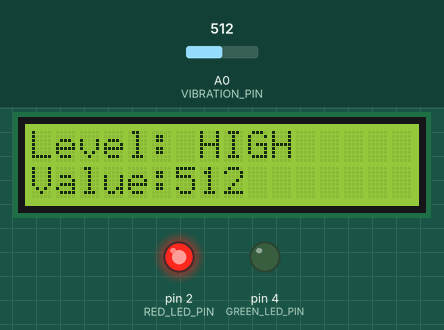
Recording of a sketch running on a simulated Arduino Uno, built with avr-gcc and run on an emulated ATmega328P. On the bench: 16×2 character LCD, output pins drawn as LEDs (lit = HIGH). Inputs (shaded band) come from the test bench; at power-on: A0 (VIBRATION_PIN) = 512. What the sketch prints to the serial monitor is not drawn.

Above: at 1.4 s.
1.5 s: A0 (VIBRATION_PIN) set to 88
3.0 s: A0 (VIBRATION_PIN) set to 75
At 4.3 s:
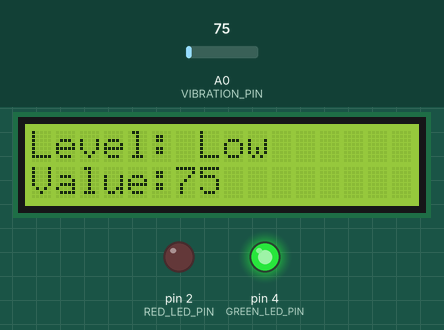
4.6 s: A0 (VIBRATION_PIN) set to 122
At 5.7 s:
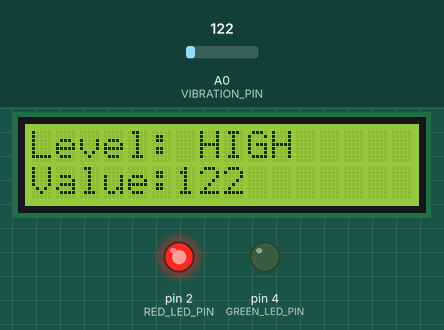
6.2 s: A0 (VIBRATION_PIN) set to 40
At 7.2 s:
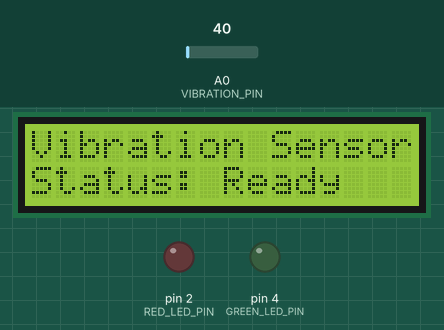
Timing chart, 0 to 8.7 s (numbered marks = the images above; inputs shaded):
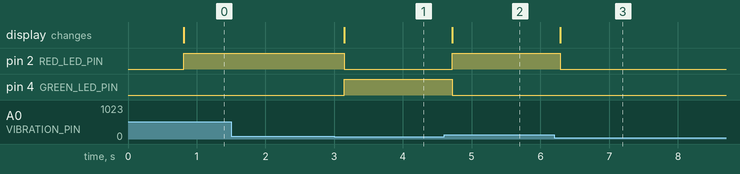

The sketch:

sketch_nov11b_IEEE.ino
```cpp
#include <Wire.h>
#include <LiquidCrystal_I2C.h>

// --- I2C LCD CONFIGURATION ---
// Change address if your module uses a different one (0x27 is common)
const int I2C_ADDR = 0x27;
const int LCD_COLS = 16;
const int LCD_ROWS = 2;
LiquidCrystal_I2C lcd(I2C_ADDR, LCD_COLS, LCD_ROWS);

// --- PIEZO SENSOR CONFIGURATION ---
const int VIBRATION_PIN = A0; // A0

// --- LED PINS ---
const int GREEN_LED_PIN = 4;
const int RED_LED_PIN   = 2;

// --- THRESHOLDS (tweak these if needed) ---
const int NOISE_THRESHOLD = 50;          // below = calm (noise)
const int HIGH_VIBRATION_THRESHOLD = 80; // above = high vibration

// --- SAMPLING / DEBOUNCE ---
const unsigned int SAMPLE_COUNT = 30;       // number of quick samples per check
const unsigned long SAMPLE_WINDOW_MS = 30;  // approx total time to sample
const unsigned long STATE_HOLD_MS = 600;    // minimum ms to hold a state before allowing change

// Use safe enum names to avoid conflict with Arduino LOW/HIGH macros
enum VibeState { STATE_CALM, STATE_LOW, STATE_HIGH };

VibeState currentState = STATE_CALM;
unsigned long lastStateChange = 0;

void setup() {
  Serial.begin(9600);

  // LCD init
  lcd.init();
  lcd.backlight();

  // LED pins
  pinMode(GREEN_LED_PIN, OUTPUT);
  pinMode(RED_LED_PIN, OUTPUT);
  digitalWrite(GREEN_LED_PIN, LOW);
  digitalWrite(RED_LED_PIN, LOW);

  // Initial display: Calm/ready
  showReady();
  currentState = STATE_CALM;
  lastStateChange = millis();

  // NOTE: For best results add a pull-down resistor 100kΩ - 1MΩ from A0 to GND
  // This prevents the analog pin from floating when the sensor is idle.
}

int readPeak(int samples, unsigned long windowMs) {
  unsigned long start = millis();
  int peak = 0;
  for (int i = 0; i < samples; ++i) {
    int val = analogRead(VIBRATION_PIN);
    if (val > peak) peak = val;

    // small delay to spread samples in the sampling window
    unsigned long elapsed = millis() - start;
    unsigned long targetElapsed = (windowMs * (unsigned long)(i + 1)) / (unsigned long)samples;
    if (elapsed < targetElapsed) {
      // Sleep very briefly so we don't block too long
      delay(1);
    }
  }
  return peak;
}

void showReady() {
  lcd.clear();
  lcd.setCursor(0, 0);
  lcd.print("Vibration Sensor");
  lcd.setCursor(0, 1);
  lcd.print("Status: Ready");
  digitalWrite(GREEN_LED_PIN, LOW);
  digitalWrite(RED_LED_PIN, LOW);
}

void showLow(int value) {
  lcd.clear();
  lcd.setCursor(0, 0);
  lcd.print("Level: Low");
  lcd.setCursor(0, 1);
  lcd.print("Value:");
  lcd.print(value);
  digitalWrite(GREEN_LED_PIN, HIGH);
  digitalWrite(RED_LED_PIN, LOW);
}

void showHigh(int value) {
  lcd.clear();
  lcd.setCursor(0, 0);
  lcd.print("Level: HIGH");
  lcd.setCursor(0, 1);
  lcd.print("Value:");
  lcd.print(value);
  digitalWrite(GREEN_LED_PIN, LOW);
  digitalWrite(RED_LED_PIN, HIGH);
}

void loop() {
  // get peak reading across a short sample window
  int peak = readPeak(SAMPLE_COUNT, SAMPLE_WINDOW_MS);

  Serial.print("Peak: ");
  Serial.println(peak);

  VibeState newState;
  if (peak > HIGH_VIBRATION_THRESHOLD) newState = STATE_HIGH;
  else if (peak > NOISE_THRESHOLD) newState = STATE_LOW;
  else newState = STATE_CALM;

  unsigned long now = millis();

  // enforce a hold time so state doesn't flip too quickly
  if (newState != currentState && (now - lastStateChange) < STATE_HOLD_MS) {
    // treat as transient, keep currentState
    newState = currentState;
  }

  // update only when state actually changes
  if (newState != currentState) {
    currentState = newState;
    lastStateChange = now;
    if (currentState == STATE_CALM) {
      showReady();
    } else if (currentState == STATE_LOW) {
      showLow(peak);
    } else { // STATE_HIGH
      showHigh(peak);
    }
  }
  // small delay to keep loop reasonable - tweak as desired
  delay(80);
}
```

Measured:
- the behaviour switches between 81 and 80 on A0 (VIBRATION_PIN) (found by bisection; images 0 and 1)
- after the input at 1.5 s, every drawn part: stays the same
- after the input at 3.0 s, pin 2 (RED_LED_PIN): HIGH → LOW after 0.15 s; pin 4 (GREEN_LED_PIN): LOW → HIGH after 0.15 s; the display: changes after 0.15 s (image 1)
- after the input at 4.6 s, pin 2 (RED_LED_PIN): LOW → HIGH after 0.11 s; pin 4 (GREEN_LED_PIN): HIGH → LOW after 0.11 s; the display: changes after 0.11 s (image 2)
- after the input at 6.2 s, pin 2 (RED_LED_PIN): HIGH → LOW after 0.09 s; the display: changes after 0.09 s (image 3)
